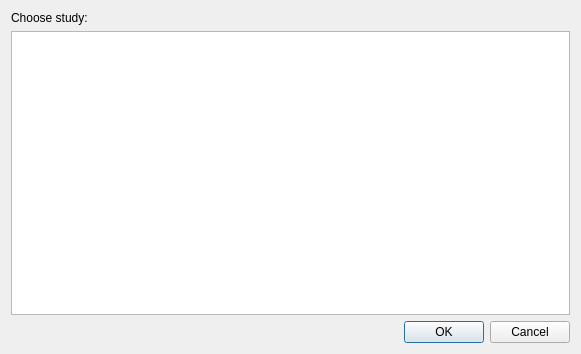
<ui version="4.0" >
 <class>StudyList</class>
 <widget class="QDialog" name="StudyList" >
  <property name="geometry" >
   <rect>
    <x>0</x>
    <y>0</y>
    <width>581</width>
    <height>354</height>
   </rect>
  </property>
  <property name="windowTitle" >
   <string>Dialog</string>
  </property>
  <layout class="QHBoxLayout" >
   <item>
    <layout class="QVBoxLayout" >
     <item>
      <widget class="QLabel" name="label" >
       <property name="text" >
        <string>Choose study:</string>
       </property>
      </widget>
     </item>
     <item>
      <widget class="QTableView" name="tableView" />
     </item>
     <item>
      <widget class="QDialogButtonBox" name="buttonBox" >
       <property name="orientation" >
        <enum>Qt::Horizontal</enum>
       </property>
       <property name="standardButtons" >
        <set>QDialogButtonBox::Cancel|QDialogButtonBox::NoButton|QDialogButtonBox::Ok</set>
       </property>
      </widget>
     </item>
    </layout>
   </item>
  </layout>
 </widget>
 <resources/>
 <connections>
  <connection>
   <sender>buttonBox</sender>
   <signal>accepted()</signal>
   <receiver>StudyList</receiver>
   <slot>accept()</slot>
   <hints>
    <hint type="sourcelabel" >
     <x>248</x>
     <y>254</y>
    </hint>
    <hint type="destinationlabel" >
     <x>157</x>
     <y>274</y>
    </hint>
   </hints>
  </connection>
  <connection>
   <sender>buttonBox</sender>
   <signal>rejected()</signal>
   <receiver>StudyList</receiver>
   <slot>reject()</slot>
   <hints>
    <hint type="sourcelabel" >
     <x>316</x>
     <y>260</y>
    </hint>
    <hint type="destinationlabel" >
     <x>286</x>
     <y>274</y>
    </hint>
   </hints>
  </connection>
 </connections>
</ui>
